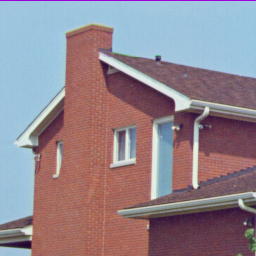
//> input picture modules/reg/home.png, 256 x 256 px
$ ./map_test   (built with g++ and OpenCV 4)
//> lines starting //> are read from the running program, lines starting //| are printed output that depends on the picture
### modules/reg/src/precomp.hpp
#ifndef OPENCV_REG_PRECOMP_H__
#define OPENCV_REG_PRECOMP_H__


#endif

### modules/reg/map_test.cpp
// [36 lines of licence text are left out]

#include "src/precomp.hpp"
#include <iostream>
#define _USE_MATH_DEFINES
#include <cmath>
#include <opencv2/highgui/highgui.hpp> // OpenCV window I/O
#include <opencv2/imgproc/imgproc.hpp> // OpenCV image transformations
#include <opencv2/features2d/features2d.hpp>
#include <opencv2/nonfree/nonfree.hpp>
#include <opencv2/calib3d/calib3d.hpp>
#include <opencv2/imgproc/imgproc.hpp>

#include "opencv2/reg/mapaffine.hpp"
#include "opencv2/reg/mapshift.hpp"
#include "opencv2/reg/mapprojec.hpp"
#include "opencv2/reg/mappergradshift.hpp"
#include "opencv2/reg/mappergradeuclid.hpp"
#include "opencv2/reg/mappergradsimilar.hpp"
#include "opencv2/reg/mappergradaffine.hpp"
#include "opencv2/reg/mappergradproj.hpp"
#include "opencv2/reg/mapperpyramid.hpp"

static const char* DIFF_IM = "Image difference";
static const char* DIFF_REGPIX_IM = "Image difference: pixel registered";

using namespace cv;
using namespace cv::reg;
using namespace std;


void showDifference(const Mat& image1, const Mat& image2, const char* title)
{
    Mat img1, img2;
    image1.convertTo(img1, CV_32FC3);
    image2.convertTo(img2, CV_32FC3);
    if(img1.channels() != 1)
        cvtColor(img1, img1, CV_RGB2GRAY);
    if(img2.channels() != 1)
        cvtColor(img2, img2, CV_RGB2GRAY);

    Mat imgDiff;
    img1.copyTo(imgDiff);
    imgDiff -= img2;
    imgDiff /= 2.f;
    imgDiff += 128.f;

    Mat imgSh;
    imgDiff.convertTo(imgSh, CV_8UC3);
    imshow(title, imgSh);
}

void testShift(const Mat& img1)
{
    Mat img2;

    // Warp original image
    Vec<double, 2> shift(5., 5.);
    MapShift mapTest(shift);
    mapTest.warp(img1, img2);
    showDifference(img1, img2, DIFF_IM);

    // Register
    MapperGradShift mapper;
    MapperPyramid mappPyr(mapper);
    Ptr<Map> mapPtr(0);
    mappPyr.calculate(img1, img2, mapPtr);

    // Print result
    MapShift* mapShift = dynamic_cast<MapShift*>(mapPtr.obj);
    cout << endl << "--- Testing shift mapper ---" << endl;
    cout << Mat(shift) << endl;
    cout << Mat(mapShift->getShift()) << endl;

    // Display registration accuracy
    Mat dest;
    mapShift->inverseWarp(img2, dest);
    showDifference(img1, dest, DIFF_REGPIX_IM);

    waitKey(0);
    cvDestroyWindow(DIFF_IM);
    cvDestroyWindow(DIFF_REGPIX_IM);
}

// [271 lines left out: functions testEuclidean, testSimilarity, testAffine, testProjective, calcHomographyFeature, calcHomographyPixel and 1 more, not called in this run]


int main(void)
{
    Mat img1;
    img1 = imread("home.png", CV_LOAD_IMAGE_UNCHANGED);
//> img1 is the input picture: 256 rows x 256 cols, CV_8UC3; mean B, G, R 142, 133, 146.6
    if(!img1.data) {
        cout <<  "Could not open or find file" << endl;
        return -1;
    }
    // Convert to double, 3 channels
    img1.convertTo(img1, CV_64FC3);
//> img1: 256 rows x 256 cols, CV_64FC3

    testShift(img1);
//> in testShift, `mapTest.warp(img1, img2);`:
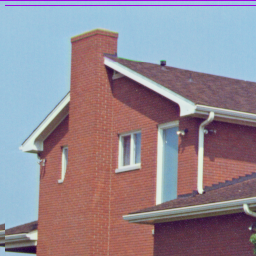
//> img2: 256 rows x 256 cols, CV_64FC3; mean B, G, R 145.8, 135.4, 147.5
//> in showDifference, `cvtColor(img1, img1, CV_RGB2GRAY);`:
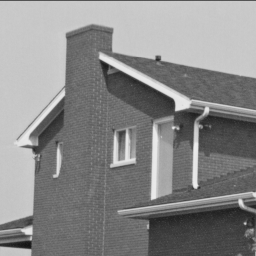
//> img1: 256 rows x 256 cols, CV_32FC1; min 19.88, max 237.8, mean 137.2
//> in showDifference, `cvtColor(img2, img2, CV_RGB2GRAY);`:
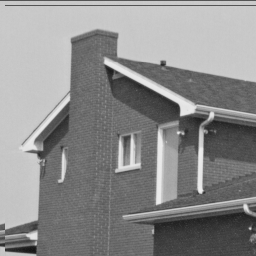
//> img2: 256 rows x 256 cols, CV_32FC1; min 19.88, max 237.8, mean 139.9
//> in showDifference, `imgDiff -= img2;`:
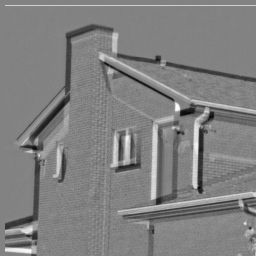
//> imgDiff: 256 rows x 256 cols, CV_32FC1; min -193, max 184, mean -2.6; drawn with min black and max white
//> in showDifference, `imgDiff += 128.f;`:
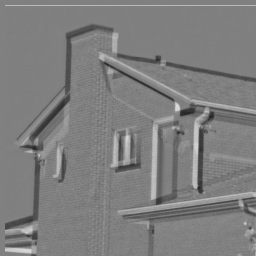
//> imgDiff: 256 rows x 256 cols, CV_32FC1; min 31.48, max 220, mean 126.7
//> (the run ends here: the program needs code that is not available in this run, at `MapperPyramid mappPyr(mapper);`)
